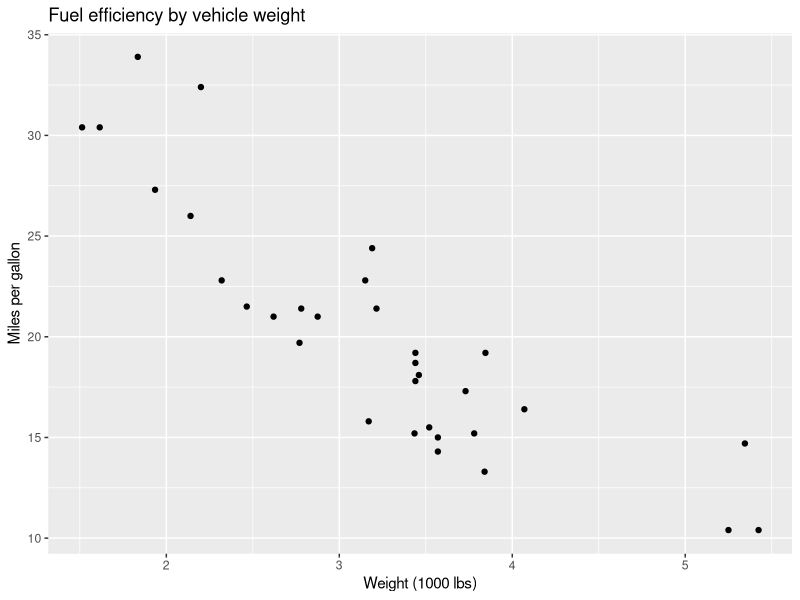

Source code (R):
## ---- chunk 1
#| message: false
library(tidyverse)
## ---- chunk 2
ggplot(mtcars, aes(x = wt, y = mpg)) +
  geom_point() +
  labs(
    title = "Fuel efficiency by vehicle weight",
    x = "Weight (1000 lbs)",
    y = "Miles per gallon"
  )
